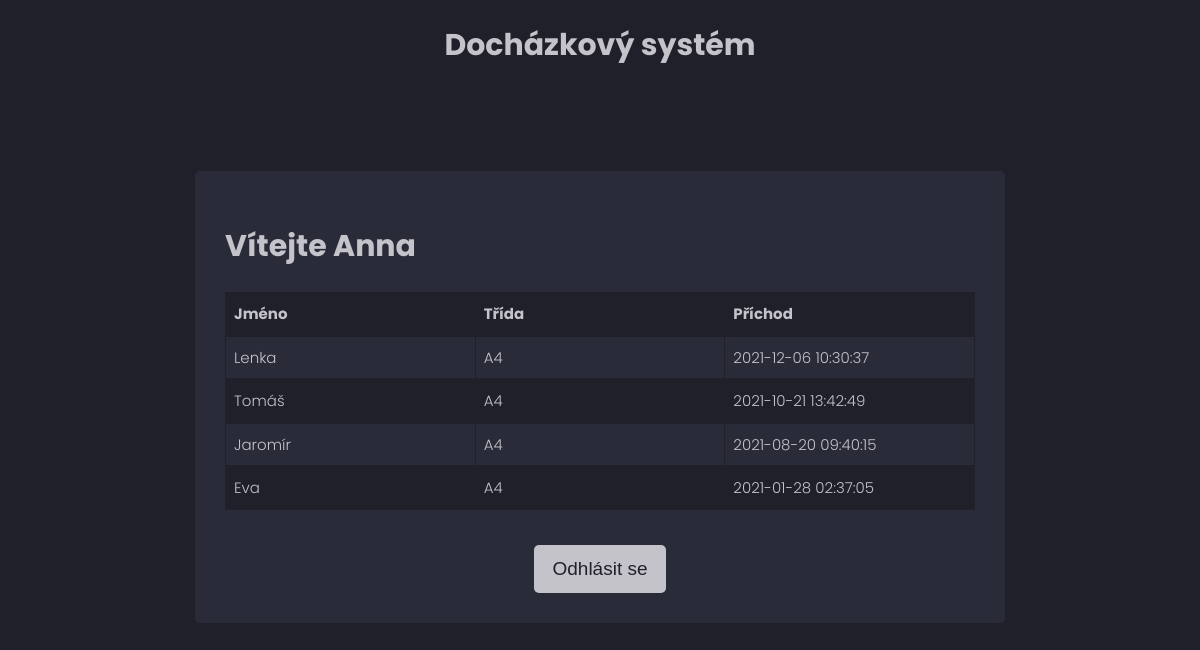
The page /homepage.php (signed in) on the database its author committed.
### tables this page shows
CREATE TABLE `userlogin` (
  `id` int(11) NOT NULL,
  `login` datetime NOT NULL,
  `user_id` int(11) NOT NULL
);

CREATE TABLE `user` (
  `id` int(11) NOT NULL,
  `username` varchar(50) NOT NULL,
  `password` varchar(50) NOT NULL,
  `role_id` int(11) NOT NULL,
  `class_id` int(11) NOT NULL
);

### homepage.php (the view, shortened to what this page needs)
<?php
    require_once 'head.php';
    require_once 'db_connect.php';
?>
<!DOCTYPE html>
<html lang="en">
<head>
</head>
<body>
    <div class="maindiv">
        <h1>Vítejte
            <?php
                echo $_SESSION['username'];
            ?>
        </h1>
        <p>
            <?php
                $username = $_SESSION['username'];
                $password = $_SESSION['password'];
                $sql = "SELECT class_id, role_id FROM user WHERE username = BINARY '$username' AND password= BINARY '$password';";
                $row = ($conn->query($sql))->fetch_assoc();
                $currentClass = $row['class_id'];
                $currentRole = $row['role_id'];
                $sql = "SELECT * FROM userlogin INNER JOIN user on userlogin.user_id = user.id WHERE role_id = 2 AND class_id = '$currentClass'";
                $result = $conn->query($sql);
                if ($currentRole == 1) {
                    echo
                    "<table>
                        <tr>
                            <th>Jméno</th>
                            <th>Třída</th>
                            <th>Příchod</th>
                        </tr>
                    </table>";
                    while ($row = $result->fetch_assoc()) {
                        $trida = "";
                        if ($currentClass == 1) {
                            $trida = "C3b";
                        } else {
                            $trida = "A4";
                        }
                        echo
                        "<table>
                            <tr>
                                <td>" . $row['username'] . "</td>
                                <td>" . $trida . "</td>
                                <td>" . $row['login'] . "</td>
                            </tr>
                        </table>";
                    }
                } else {
                    echo "Úspěně jste se přihlásil";
                }
            ?>
        </p>
        <form name="form "method="post" action="logout.php">
            <div class="flexbox" id="buttonwrapper">
                <input type="submit" value="Odhlásit se" class="button" id="btnHome"/>
            </div>
        </form>
    </div>
</body>
</html>

### head.php (shortened to what this page needs)
<!DOCTYPE html>
<html lang="en">
<head>
    <link rel="stylesheet" href="style.css">
</head>
<div id="heading">
    <h1>
        Docházkový systém
    </h1>
</div>

### style.css (style rules this page uses)
body { font-family: 'Poppins', sans-serif; font-weight: 300; font-size: 15px; line-height: 1.7; color: #c4c3ca; background-color: #1f2029; overflow-x: hidden; }
table { width: 100%; border-collapse: collapse; table-layout: fixed; }
td, th { border: 0.1px solid #1f2029; text-align: left; padding: 8px; }
table:nth-child(odd) { background-color: #1f2029; }
#heading { width: fit-content; margin: 0 auto 0 auto; }
.maindiv { max-width: 750px; height: fit-content; padding-bottom: 100px; margin: 100px auto 0 auto; background-color: #2a2b38; padding: 30px; border-radius: 5px; }
form { width: 100%; }
.flexbox { display: flex; justify-content: space-between; }
div.flexbox#buttonwrapper { justify-content: center; }
.button { padding: 13px 18px 13px 18px; margin-top: 20px; background-color: #c4c3ca; border-radius: 5px; border: none; color: #1f2029; font-size: 19px; transition: 0.2s; }

### rows shown on the page
userlogin: user.username "Lenka", trida "A4", login "2021-12-06 10:30:37"
userlogin: user.username "Tomáš", trida "A4", login "2021-10-21 13:42:49"
userlogin: user.username "Jaromír", trida "A4", login "2021-08-20 09:40:15"
userlogin: user.username "Eva", trida "A4", login "2021-01-28 02:37:05"

### other values the page prints
$_SESSION['username'] "Anna"
